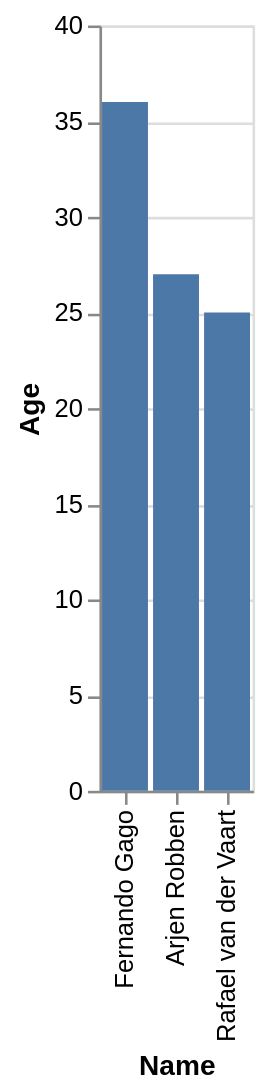

Write a Vega-Lite specification for this figure.
### Vega-Lite specification from a JSON file in a GitHub repository (floating-point values rounded to 4 significant figures)
{"data": {"values": [{"x_data": "Fernando Gago", "y_data": 36}, {"x_data": "Arjen Robben", "y_data": 27}, {"x_data": "Rafael van der Vaart", "y_data": 25}]}, "mark": "bar", "encoding": {"x": {"field": "x_data", "type": "nominal", "title": "Name", "sort": {"op": "sum", "field": "y_data", "order": "descending"}}, "y": {"field": "y_data", "type": "quantitative", "title": "Age"}}}
